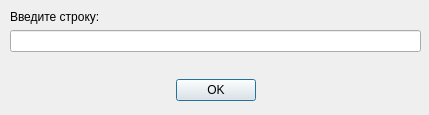
<?xml version="1.0" encoding="UTF-8"?>
<ui version="4.0">
 <class>AddItemDialog</class>
 <widget class="QDialog" name="AddItemDialog">
  <property name="geometry">
   <rect>
    <x>0</x>
    <y>0</y>
    <width>429</width>
    <height>115</height>
   </rect>
  </property>
  <property name="windowTitle">
   <string>Добавить</string>
  </property>
  <widget class="QWidget" name="layoutWidget">
   <property name="geometry">
    <rect>
     <x>10</x>
     <y>10</y>
     <width>411</width>
     <height>91</height>
    </rect>
   </property>
   <layout class="QVBoxLayout" name="verticalLayout_2">
    <item>
     <layout class="QVBoxLayout" name="verticalLayout">
      <item>
       <widget class="QLabel" name="label">
        <property name="text">
         <string>Введите строку: </string>
        </property>
       </widget>
      </item>
      <item>
       <widget class="QLineEdit" name="lineEdit"/>
      </item>
     </layout>
    </item>
    <item>
     <spacer name="verticalSpacer">
      <property name="orientation">
       <enum>Qt::Vertical</enum>
      </property>
      <property name="sizeHint" stdset="0">
       <size>
        <width>20</width>
        <height>40</height>
       </size>
      </property>
     </spacer>
    </item>
    <item>
     <layout class="QHBoxLayout" name="horizontalLayout">
      <item>
       <spacer name="horizontalSpacer">
        <property name="orientation">
         <enum>Qt::Horizontal</enum>
        </property>
        <property name="sizeHint" stdset="0">
         <size>
          <width>40</width>
          <height>20</height>
         </size>
        </property>
       </spacer>
      </item>
      <item>
       <widget class="QPushButton" name="pushButton">
        <property name="minimumSize">
         <size>
          <width>75</width>
          <height>0</height>
         </size>
        </property>
        <property name="text">
         <string>OK</string>
        </property>
       </widget>
      </item>
      <item>
       <spacer name="horizontalSpacer_2">
        <property name="orientation">
         <enum>Qt::Horizontal</enum>
        </property>
        <property name="sizeHint" stdset="0">
         <size>
          <width>40</width>
          <height>20</height>
         </size>
        </property>
       </spacer>
      </item>
     </layout>
    </item>
   </layout>
  </widget>
 </widget>
 <resources/>
 <connections>
  <connection>
   <sender>pushButton</sender>
   <signal>clicked()</signal>
   <receiver>AddItemDialog</receiver>
   <slot>submitString()</slot>
   <hints>
    <hint type="sourcelabel">
     <x>210</x>
     <y>85</y>
    </hint>
    <hint type="destinationlabel">
     <x>113</x>
     <y>85</y>
    </hint>
   </hints>
  </connection>
 </connections>
 <slots>
  <slot>submitString()</slot>
 </slots>
</ui>
